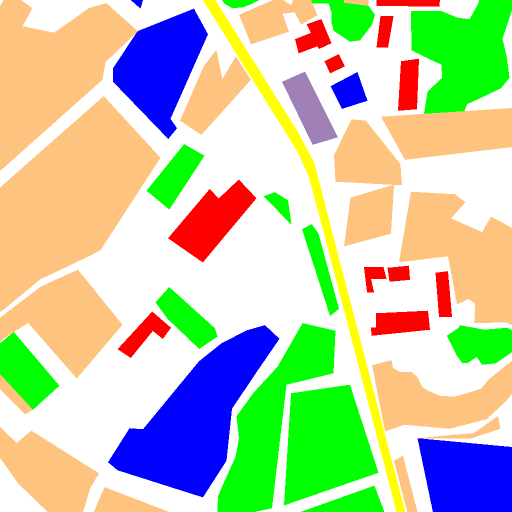
#> input picture Qualitative Analysis/dataset_analysis_LoveDA/Rural/colorized_mask/1323_color.png, 1024 x 1024 px, given as the content of the folder ChangeDetection/Datasets/Loveda/Train/Train/Urban/images_png, which was not available (shown at 1/2 size)
$ python preprocess_nsst.py --image_dir '../../Qualitative Analysis/dataset_analysis_LoveDA/Rural/colorized_mask'
#> lines starting #> are read from the running program, lines starting #| are printed output that depends on the picture
### VMamba/tools/nsst_true.py
"""
True NSST (Non-Subsampled Shearlet Transform) preprocessing utilities.
Uses PyShearLab for mathematically faithful shearlet coefficients.
"""

from typing import Iterable, Tuple

import numpy as np
import cv2
import pyshearlab as psl


def compute_true_nsst(
    rgb: np.ndarray,
    shear_levels: Iterable[int] = (2, 2, 2),
    normalize: bool = True,
) -> np.ndarray:
    """
    Compute true NSST coefficients using ShearLab (PyShearLab).

    Args:
        rgb: Input RGB image, shape (H, W, 3), dtype uint8 or float32.
        shear_levels: Tuple/list of shear levels per scale.
        normalize: If True, normalize input to [0, 1].

    Returns:
        coeffs: NSST coefficients, shape (C, H, W), dtype float32.
    """
    if rgb.dtype != np.float32:
        rgb = rgb.astype(np.float32)
    if normalize and rgb.max() > 1.5:
        rgb = rgb / 255.0

    gray = cv2.cvtColor(rgb, cv2.COLOR_RGB2GRAY)
    h, w = gray.shape

    shearlet_system = psl.SLgetShearletSystem2D(
        rows=h,
        cols=w,
        scales=len(tuple(shear_levels)),
        shearLevels=list(shear_levels),
        full=True,
    )

    coeffs = psl.SLsheardec2D(gray, shearlet_system)

    # PyShearLab returns a list/array of coefficient maps
    coeffs = np.stack(coeffs, axis=0).astype(np.float32)

    # Safety checks
    if coeffs.shape[1:] != (h, w):
        raise ValueError(f"NSST coeffs shape mismatch: {coeffs.shape} vs {(h, w)}")
    if not np.isfinite(coeffs).all():
        raise ValueError("NSST coeffs contain NaN/Inf values.")

    return coeffs


# [21 lines left out: function select_nsst_channels, not called in this run]


__all__ = ["compute_true_nsst", "select_nsst_channels"]

### VMamba/tools/preprocess_nsst.py
"""
Offline NSST preprocessing script using PyShearLab.
"""

import argparse
import os
from pathlib import Path
from typing import List, Optional, Tuple

import cv2
import numpy as np
from tqdm import tqdm

from nsst_true import compute_true_nsst, select_nsst_channels


def _collect_images(image_dir: str) -> List[Path]:
    exts = (".png", ".jpg", ".jpeg", ".tif", ".tiff", ".bmp")
    paths = [p for p in Path(image_dir).rglob("*") if p.suffix.lower() in exts]
    return sorted(paths)


def _resolve_loveda_paths(
    data_root: str,
    split: str,
    area: str,
) -> Tuple[str, str]:
    split = split.capitalize()
    area = area.capitalize()
    image_dir = os.path.join(data_root, split, split, area, "images_png")
    output_dir = os.path.join(data_root, "NSST_27ch", split, area, "images_png")
    return image_dir, output_dir


def main() -> None:
    parser = argparse.ArgumentParser(description="Compute true NSST features offline.")
    parser.add_argument("--image_dir", default=None, help="Input RGB image directory")
    parser.add_argument("--output_dir", default=None, help="Output directory for .npy files")
    parser.add_argument("--data_root", default="/storage2/ChangeDetection/Datasets/Loveda")
    parser.add_argument("--split", default="train", choices=["train", "val"])
    parser.add_argument("--area", default="urban", choices=["urban", "rural"])
    parser.add_argument("--shear_levels", nargs="+", type=int, default=[2, 2, 2])
    parser.add_argument("--num_channels", type=int, default=27)
    args = parser.parse_args()

    if args.image_dir is None or args.output_dir is None:
        image_dir, output_dir = _resolve_loveda_paths(args.data_root, args.split, args.area)
    else:
        image_dir, output_dir = args.image_dir, args.output_dir

    image_paths = _collect_images(image_dir)
    if not image_paths:
        raise ValueError(f"No images found in {image_dir}")

    os.makedirs(output_dir, exist_ok=True)

    sample_channels = None
    for img_path in tqdm(image_paths, desc="NSST"):
        bgr = cv2.imread(str(img_path), cv2.IMREAD_COLOR)
#> bgr is the input picture: shape (1024, 1024, 3); mean B, G, R 169.9, 203.1, 194
        if bgr is None:
            print(f"Warning: failed to read {img_path}, skipping")
            continue
        rgb = cv2.cvtColor(bgr, cv2.COLOR_BGR2RGB)
        coeffs = compute_true_nsst(rgb, shear_levels=tuple(args.shear_levels), normalize=True)
#> in compute_true_nsst, `gray = cv2.cvtColor(rgb, cv2.COLOR_RGB2GRAY)`:
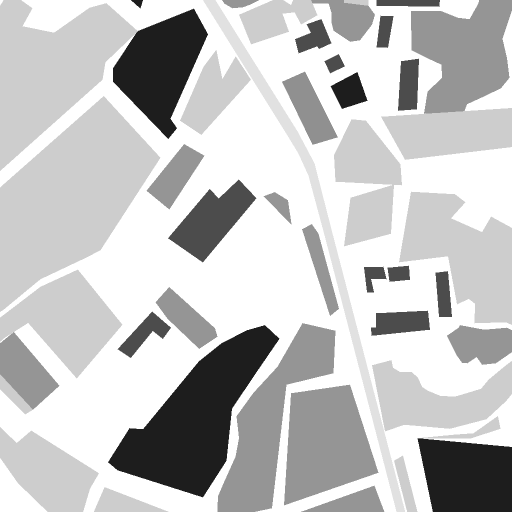
#> gray: shape (1024, 1024) float32 (shown at 1/2 size); min 0.114, max 1, mean 0.771
        coeffs = select_nsst_channels(coeffs, num_channels=args.num_channels)

        if sample_channels is None:
            sample_channels = coeffs.shape[0]
            print(f"NSST channels: {sample_channels}")

        if coeffs.shape[1:] != rgb.shape[:2]:
            raise ValueError(f"Shift invariance check failed for {img_path}")
        if not np.isfinite(coeffs).all():
            raise ValueError(f"NaN/Inf in coeffs for {img_path}")

        out_path = Path(output_dir) / (img_path.stem + ".npy")
        np.save(out_path, coeffs.astype(np.float32))

    print("NSST preprocessing complete.")


if __name__ == "__main__":
    main()
#> (the call stopped at in compute_true_nsst, `shearlet_system = psl.SLgetShearletSystem2D( rows=h, cols=w, scales=le..`: pyshearlab is not available in this run)

$ run again, on Qualitative Analysis/dataset_analysis_LoveDA/Rural/colorized_predictions/mambavision/base/244_color.png
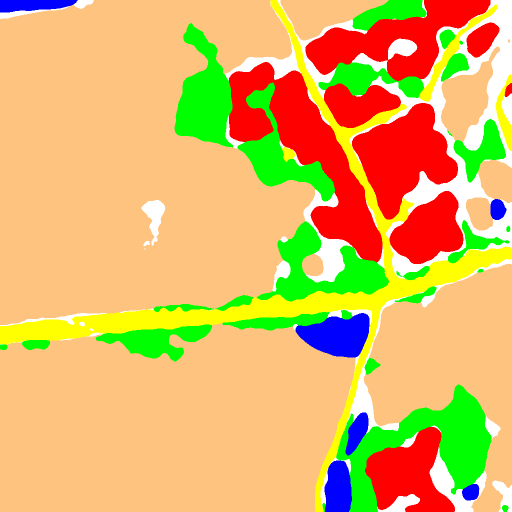
#> input picture Qualitative Analysis/dataset_analysis_LoveDA/Rural/colorized_predictions/mambavision/base/244_color.png, 1024 x 1024 px, given as the content of the folder ChangeDetection/Datasets/Loveda/Train/Train/Urban/images_png, which was not available (shown at 1/2 size)
#> in main, bgr is the input picture: shape (1024, 1024, 3); mean B, G, R 101.4, 180.1, 222.3
#> in compute_true_nsst, `gray = cv2.cvtColor(rgb, cv2.COLOR_RGB2GRAY)`:
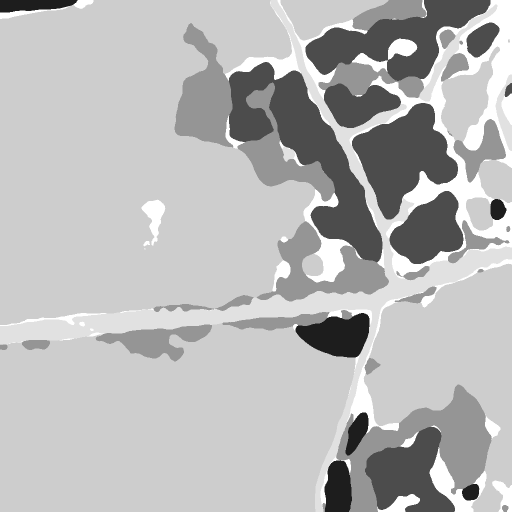
#> gray: shape (1024, 1024) float32 (shown at 1/2 size); min 0.114, max 1, mean 0.721
